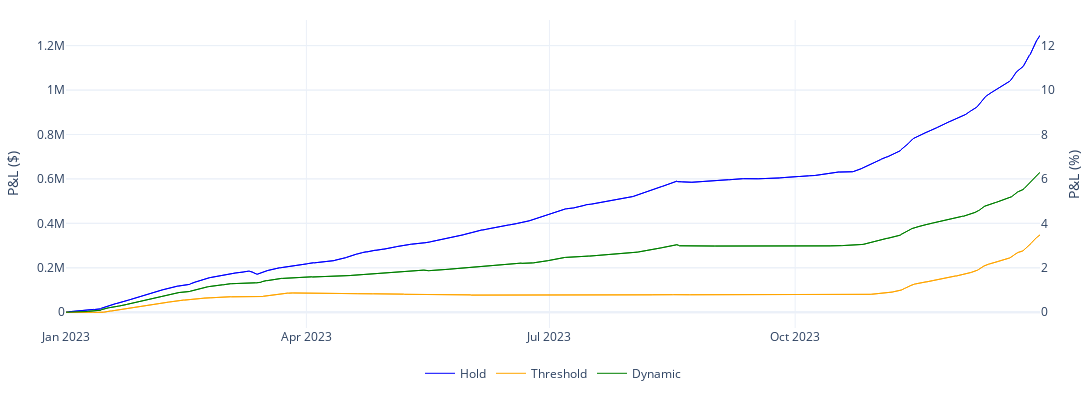

Notebook source saved alongside this figure:
### Code cell
cutoff_date = '2024-01-01'

hstr = hstr[hstr.index < cutoff_date]
ststr = ststr[ststr.index < cutoff_date]
srstr = srstr[srstr.index < cutoff_date]
ctstr = ctstr[ctstr.index < cutoff_date]
crstr = crstr[crstr.index < cutoff_date]

fig = go.Figure()

fig.add_trace(go.Scatter(
    x=hstr.index,
    y=hstr['total_pnl'],
    mode='lines',
    name='Hold',
    line=dict(width=1, color='blue'),
    hovertemplate='Hold P&L: $%{y:.2f}<br>Date: %{x}',
    yaxis='y1'
))

fig.add_trace(go.Scatter(
    x=hstr.index,
    y=hstr['cumulative_total_pnl_pct'],
    mode='lines',
    name='Hold',
    line=dict(width=1, color='blue'),
    hovertemplate='Hold P&L: %{y:.2f}%<br>Date: %{x}',
    yaxis='y2',
    showlegend=False
))

fig.add_trace(go.Scatter(
    x=ststr.index,
    y=ststr['total_pnl'],
    mode='lines',
    name='Threshold',
    line=dict(width=1, color='orange'),
    hovertemplate='Simple Threshold P&L: $%{y:.2f}<br>Date: %{x}',
    yaxis='y1'
))

fig.add_trace(go.Scatter(
    x=ststr.index,
    y=ststr['cumulative_total_pnl_pct'],
    mode='lines',
    name='Threshold',
    line=dict(width=1, color='orange'),
    hovertemplate='Simple Threshold P&L: %{y:.2f}%<br>Date: %{x}',
    yaxis='y2',
    showlegend=False
))

fig.add_trace(go.Scatter(
    x=ctstr.index,
    y=ctstr['total_pnl'],
    mode='lines',
    name='Dynamic',
    line=dict(width=1, color='green'),
    hovertemplate='Complex Threshold P&L: $%{y:.2f}<br>Date: %{x}',
    yaxis='y1'
))

fig.add_trace(go.Scatter(
    x=ctstr.index,
    y=ctstr['cumulative_total_pnl_pct'],
    mode='lines',
    name='Dynamic',
    line=dict(width=1, color='green'),
    hovertemplate='Complex Threshold P&L: %{y:.2f}%<br>Date: %{x}',
    yaxis='y2',
    showlegend=False
))

fig.update_layout(
    yaxis=dict(title='P&L ($)'),
    yaxis2=dict(title='P&L (%)', overlaying='y', side='right'),
    template='plotly_white',
    hovermode='x unified',
    legend=dict(
        orientation='h',
        x=0.5,
        y=-0.1,
        xanchor='center',
        yanchor='top'
    ),
    width=1200,
    height=400,
    margin=dict(l=50, r=50, t=20, b=50)
)

fig.update_xaxes(
    tickformat='%b %Y',
    tickangle=0,
    showgrid=True,
    zeroline=True,
    showticklabels=True,
    dtick='M3'
)

fig.show()

### Figure 1 — Plotly figure (JSON) as saved in the notebook; plotly's stock layout.template omitted (floating-point values rounded to 4 significant figures; data arrays with more than 128 entries replaced by an {"elided": "..."} marker saying what was removed)
{"data": [{"hovertemplate": "Hold P&L: $%{y:.2f}<br>Date: %{x}", "line": {"color": "blue", "width": 1}, "mode": "lines", "name": "Hold", "type": "scatter", "x": {"elided": "1095 str values"}, "y": {"elided": "1095 float values"}, "yaxis": "y"}, {"hovertemplate": "Hold P&L: %{y:.2f}%<br>Date: %{x}", "line": {"color": "blue", "width": 1}, "mode": "lines", "name": "Hold", "showlegend": false, "type": "scatter", "x": {"elided": "1095 str values"}, "y": {"elided": "1095 float values"}, "yaxis": "y2"}, {"hovertemplate": "Simple Threshold P&L: $%{y:.2f}<br>Date: %{x}", "line": {"color": "orange", "width": 1}, "mode": "lines", "name": "Threshold", "type": "scatter", "x": {"elided": "1095 str values"}, "y": {"elided": "1095 float values"}, "yaxis": "y"}, {"hovertemplate": "Simple Threshold P&L: %{y:.2f}%<br>Date: %{x}", "line": {"color": "orange", "width": 1}, "mode": "lines", "name": "Threshold", "showlegend": false, "type": "scatter", "x": {"elided": "1095 str values"}, "y": {"elided": "1095 float values"}, "yaxis": "y2"}, {"hovertemplate": "Complex Threshold P&L: $%{y:.2f}<br>Date: %{x}", "line": {"color": "green", "width": 1}, "mode": "lines", "name": "Dynamic", "type": "scatter", "x": {"elided": "1095 str values"}, "y": {"elided": "1095 float values"}, "yaxis": "y"}, {"hovertemplate": "Complex Threshold P&L: %{y:.2f}%<br>Date: %{x}", "line": {"color": "green", "width": 1}, "mode": "lines", "name": "Dynamic", "showlegend": false, "type": "scatter", "x": {"elided": "1095 str values"}, "y": {"elided": "1095 float values"}, "yaxis": "y2"}], "layout": {"height": 400, "hovermode": "x unified", "legend": {"orientation": "h", "x": 0.5, "xanchor": "center", "y": -0.1, "yanchor": "top"}, "margin": {"b": 50, "l": 50, "r": 50, "t": 20}, "width": 1200, "xaxis": {"dtick": "M3", "showgrid": true, "showticklabels": true, "tickangle": 0, "tickformat": "%b %Y", "zeroline": true}, "yaxis": {"title": {"text": "P&L ($)"}}, "yaxis2": {"overlaying": "y", "side": "right", "title": {"text": "P&L (%)"}}}}
